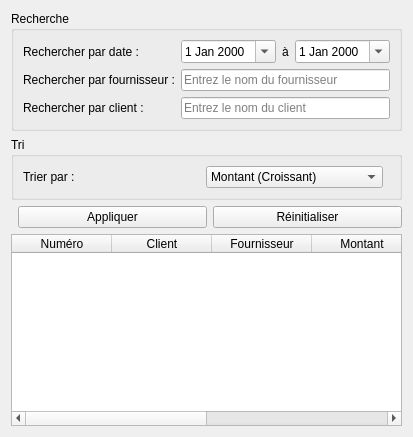
                    <widget class="QWidget" name="tabRechercheTri">
                      <attribute name="title">
                        <string>Recherche &amp; Tri</string>
                      </attribute>
                      <layout class="QVBoxLayout" name="vertical_recherche_tri">
                        <item>
                          <widget class="QGroupBox" name="groupRecherche">
                            <property name="title">
                              <string>Recherche</string>
                            </property>
                            <layout class="QGridLayout" name="gridRecherche">
                              <item row="0" column="0">
                                <widget class="QLabel" name="labelSearchDate">
                                  <property name="text">
                                    <string>Rechercher par date :</string>
                                  </property>
                                </widget>
                              </item>
                              <item row="0" column="1">
                                <widget class="QDateEdit" name="dateSearchDebut">
                                  <property name="calendarPopup">
                                    <bool>true</bool>
                                  </property>
                                </widget>
                              </item>
                              <item row="0" column="2">
                                <widget class="QLabel" name="labelSearchDateTo">
                                  <property name="text">
                                    <string>à</string>
                                  </property>
                                </widget>
                              </item>
                              <item row="0" column="3">
                                <widget class="QDateEdit" name="dateSearchFin">
                                  <property name="calendarPopup">
                                    <bool>true</bool>
                                  </property>
                                </widget>
                              </item>
                              <item row="1" column="0">
                                <widget class="QLabel" name="labelSearchFournisseur">
                                  <property name="text">
                                    <string>Rechercher par fournisseur :</string>
                                  </property>
                                </widget>
                              </item>
                              <item row="1" column="1" colspan="3">
                                <widget class="QLineEdit" name="lineSearchFournisseur">
                                  <property name="placeholderText">
                                    <string>Entrez le nom du fournisseur</string>
                                  </property>
                                </widget>
                              </item>
                              <item row="2" column="0">
                                <widget class="QLabel" name="labelSearchClient">
                                  <property name="text">
                                    <string>Rechercher par client :</string>
                                  </property>
                                </widget>
                              </item>
                              <item row="2" column="1" colspan="3">
                                <widget class="QLineEdit" name="lineSearchClient">
                                  <property name="placeholderText">
                                    <string>Entrez le nom du client</string>
                                  </property>
                                </widget>
                              </item>
                            </layout>
                          </widget>
                        </item>
                        <item>
                          <widget class="QGroupBox" name="groupTri">
                            <property name="title">
                              <string>Tri</string>
                            </property>
                            <layout class="QGridLayout" name="gridTri">
                              <item row="0" column="0">
                                <widget class="QLabel" name="labelTriPar">
                                  <property name="text">
                                    <string>Trier par :</string>
                                  </property>
                                </widget>
                              </item>
                              <item row="0" column="1">
                                <widget class="QComboBox" name="comboTriPar">
                                  <item>
                                    <property name="text">
                                      <string>Montant (Croissant)</string>
                                    </property>
                                  </item>
                                  <item>
                                    <property name="text">
                                      <string>Montant (Décroissant)</string>
                                    </property>
                                  </item>
                                  <item>
                                    <property name="text">
                                      <string>Date (Récente)</string>
                                    </property>
                                  </item>
                                  <item>
                                    <property name="text">
                                      <string>Date (Ancien)</string>
                                    </property>
                                  </item>
                                  <item>
                                    <property name="text">
                                      <string>Statut</string>
                                    </property>
                                  </item>
                                  <item>
                                    <property name="text">
                                      <string>Client</string>
                                    </property>
                                  </item>
                                </widget>
                              </item>
                              <item row="0" column="2">
                                <spacer name="horizontalSpacer_tri">
                                  <property name="orientation">
                                    <enum>Qt::Horizontal</enum>
                                  </property>
                                </spacer>
                              </item>
                            </layout>
                          </widget>
                        </item>
                        <item>
                          <layout class="QHBoxLayout" name="hLayoutSearchButtons">
                            <item>
                              <spacer name="horizontalSpacer_search">
                                <property name="orientation">
                                  <enum>Qt::Horizontal</enum>
                                </property>
                              </spacer>
                            </item>
                            <item>
                              <widget class="QPushButton" name="btnAppliquerRecherche">
                                <property name="text">
                                  <string>Appliquer</string>
                                </property>
                              </widget>
                            </item>
                            <item>
                              <widget class="QPushButton" name="btnReinitialiserRecherche">
                                <property name="text">
                                  <string>Réinitialiser</string>
                                </property>
                              </widget>
                            </item>
                          </layout>
                        </item>
                        <item>
                          <widget class="QTableWidget" name="tableResultatsRecherche">
                            <property name="alternatingRowColors">
                              <bool>true</bool>
                            </property>
                            <column>
                              <property name="text">
                                <string>Numéro</string>
                              </property>
                            </column>
                            <column>
                              <property name="text">
                                <string>Client</string>
                              </property>
                            </column>
                            <column>
                              <property name="text">
                                <string>Fournisseur</string>
                              </property>
                            </column>
                            <column>
                              <property name="text">
                                <string>Montant</string>
                              </property>
                            </column>
                            <column>
                              <property name="text">
                                <string>Date</string>
                              </property>
                            </column>
                            <column>
                              <property name="text">
                                <string>Statut</string>
                              </property>
                            </column>
                          </widget>
                        </item>
                      </layout>
                    </widget>
